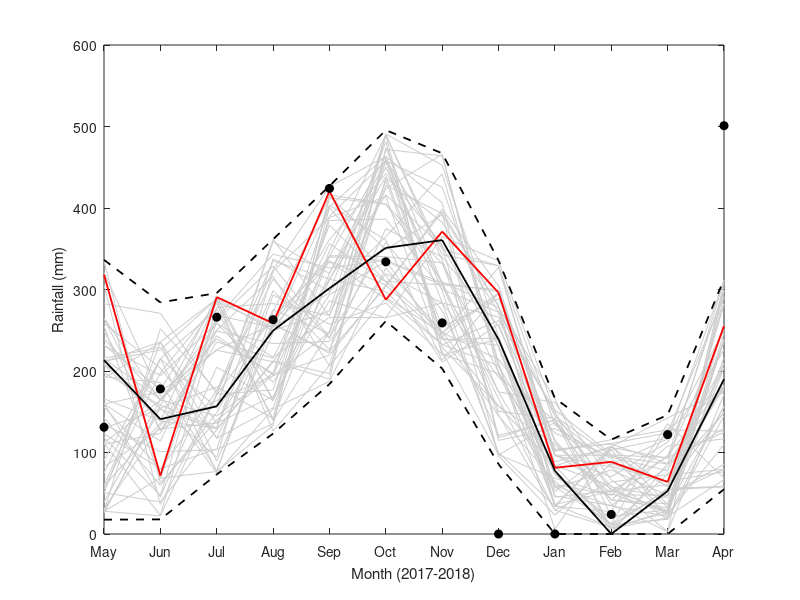

This chart was generated by the following MATLAB code:
% from nscosinor fits in R
data = [131,178,266,263,424,334,259,0,0,24,122,501];
out = [1  213.3726546   17.58811 336.3574
2  140.8576131   17.91813 284.1882
3  156.7036108   73.10406 295.5932
4  249.6492613  123.14563 361.6807
5  301.4888766  183.92816 426.9220
6  351.0909768  261.30948 495.4988
7  360.6242472  203.05669 467.1044
8  238.7224165   85.65108 335.6017
9   77.5569640  -78.55215 166.5825
10  -0.7517445 -150.36941 115.8439
11  52.7450363  -88.79477 146.0304
12 189.8713339   54.89617 312.6493];

minR = out(:,3);
minR(minR<0) = 0;
maxR = out(:,4);
meanR = out(:,2);
meanR(meanR<0) = 0;
month = [5:12,1:4];

m = 12;
n = 50;
r = zeros(m,n);
for t = 1:m
    
    x = mod(t,12);
    if x == 0
        x = 12;
    end
    
    r(t,:) = minR(x)+rand(1,n)*(maxR(x) - minR(x));
    
end

plot(r,'Color',[0.8 0.8 0.8]);
hold on
plot(r(:,1),'r','LineWidth',1.3);
plot(minR,'--k','LineWidth',1.3);
plot(meanR,'k','LineWidth',1.3);
plot(maxR,'--k','LineWidth',1.3);
plot(data,'ko','MarkerFaceColor','k');
set(gca,'XLim',[1 12],'xtick',1:12,'xticklabel',...
    {'May','Jun','Jul','Aug','Sep','Oct','Nov','Dec','Jan','Feb','Mar','Apr'});
xlabel('Month (2017-2018)');
ylabel('Rainfall (mm)');
print('cosinor_samples','-dtiff','-r400');
